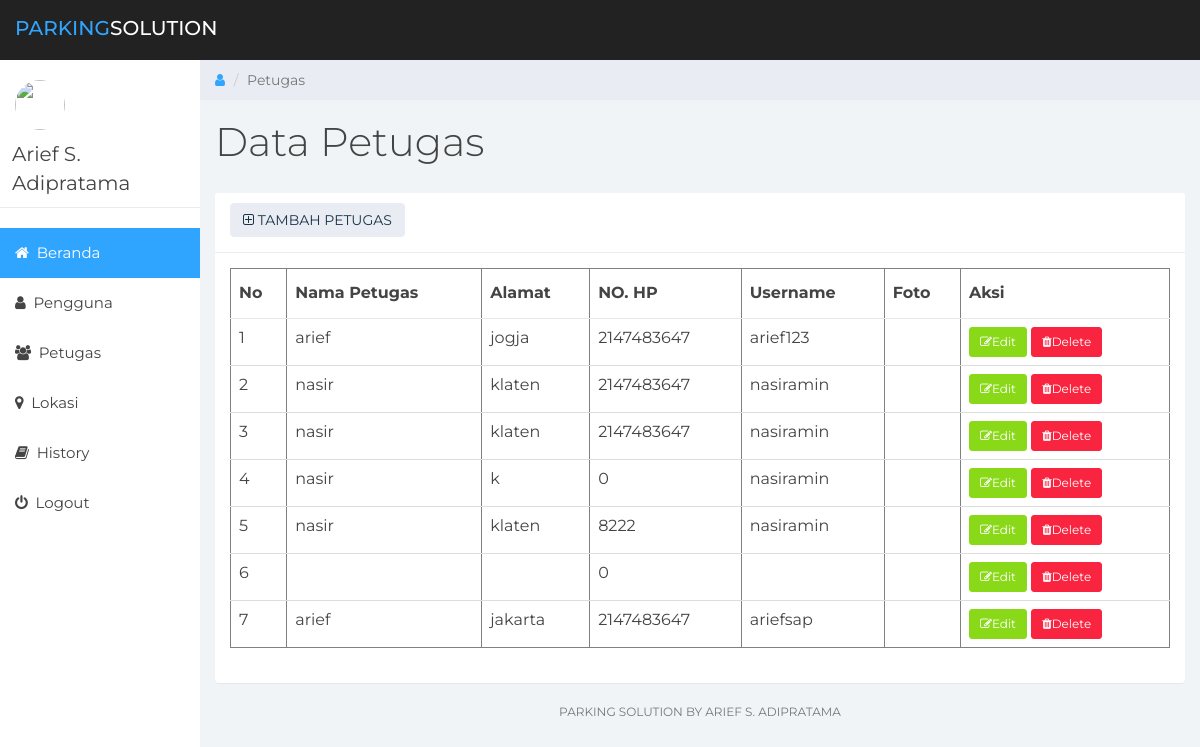
The page /parking/petugas.php on the database its author committed.
### tables this page shows
CREATE TABLE `pengguna` (
  `id_pengguna` int(11) NOT NULL,
  `nama_pengguna` varchar(50) NOT NULL,
  `alamat` varchar(255) NOT NULL,
  `no_hp` int(11) NOT NULL,
  `username` varchar(50) NOT NULL,
  `password` varchar(50) NOT NULL,
  `foto` varchar(255) DEFAULT NULL,
  `id_jenis_pengguna` int(11) NOT NULL
);

### parking/petugas.php (the view, shortened to what this page needs)
<html>
<head>
	<link href="css/bootstrap.min.css" rel="stylesheet">
	<link href="css/font-awesome.min.css" rel="stylesheet">
	<link href="css/datepicker3.css" rel="stylesheet">
	<link href="css/styles.css" rel="stylesheet">
</head>
<body>
	<nav class="navbar navbar-custom navbar-fixed-top" role="navigation">
		<div class="container-fluid">
			<div class="navbar-header">
				<a class="navbar-brand" href="#"><span>Parking</span>Solution</a>
		</div>
	</nav>
	<?php
			include "inc/menu.php";
		?>
	<div class="col-sm-9 col-sm-offset-3 col-lg-10 col-lg-offset-2 main">
		<div class="row">
			<ol class="breadcrumb">
				<li><a href="#">
					<em class="fa fa-user"></em>
				</a></li>
				<li class="active">Petugas</li>
			</ol>
		</div>
		<div class="row">
			<div class="col-lg-12">
				<h1 class="page-header">Data Petugas</h1>
			</div>
		</div>
		<div class="row">
			<div class="col-lg-12">
				<div class="panel panel-default">
					<div class="panel-heading">
						<a href="tambahpetugas.php">
							<button class="btn btn-default"> <span class="fa fa-plus-square-o"></span> TAMBAH PETUGAS</button>
						</a>
					</div>
					<div class="panel-body">
					<table border="1px" class="table">
				            <thead>
				                <th>No</th>
				                <th>Nama Petugas</th>
				                <th>Alamat</th>
				                <th>NO. HP</th>
				                <th>Username</th>
				                <th>Foto</th>
				                <th>Aksi</th>
				            </thead>
				            <tbody>
				                <?php
				                    $query = "SELECT * FROM pengguna where id_jenis_pengguna = 3";
				                    $sql = mysql_query($query);
				                    if($sql){
				                        if (mysql_num_rows($sql) > 0){
				                            $no = 1;
				                            while($row = mysql_fetch_array($sql)){?>
				                               <tr>
				                                    <td><?php echo $no ?></th>
				                                    <td><?php echo $row['nama_pengguna'];?></td>
				                                    <td><?php echo $row['alamat'];?></td>
				                                    <td><?php echo $row['no_hp'];?></td>
				                                    <td><?php echo $row['username'];?></td>
				                                    <td><?php echo $row['foto'];?></td>
				                                    <td><div class="btn btn-success btn-sm"> <span class="fa fa-pencil-square-o">
				                                    </span>Edit</div>
				                                    <div class="btn btn-danger btn-sm"> <span class="fa fa-trash">
				                                	</span>Delete</div></td>
				                               </tr>
				                            <?php
				                                $no++;
				                            }
				                        } else {
				                            echo "tidak ada data";
				                        }
				                    }else{
				                        echo "terjadi kesalahan";
				                    }
				                ?>
				            </tbody>
				        </table>
				    </div>
				</div>
			</div>
		</div>
			<div class="col-sm-12">
				<p class="back-link">Parking Solution by Arief S. Adipratama</a></p>
			</div>
		</div>
</body>
</html>

### parking/css/styles.css (style rules this page uses)
body { background: #f1f4f7; padding-top: 60px; font-size: 14px; color: #444444; font-family: "Montserrat", "Helvetica Neue", Helvetica, Arial, sans-serif; }
p { color: #777; }
a, a:hover, a:focus { color: #30a5ff; }
h1, h2, h3, h4, h5, h6 { color: #444444; }
h1 { font-weight: 300; font-size: 40px; }
.navbar-custom { background: #222; height: 60px; }
.navbar-header .navbar-brand { color: #fff; font-size: 20px; text-transform: uppercase; font-weight: 500; height: 60px; padding-top: 18px; }
.navbar-header .navbar-brand span { color: #30a5ff; }
.btn-default, .btn-default:hover, .btn-default:focus, .btn-default:active, .btn-default.active, .open > .dropdown-toggle.btn-default, .btn-default.disabled, .btn-default[disabled], fieldset[disabled] .btn-default, .btn-default.disabled:hover, .btn-default[disabled]:hover, fieldset[disabled] .btn-default:hover, .btn-default.disabled:focus, .btn-default[disabled]:focus, fieldset[disabled] .btn-default:focus, .btn-default.disabled:active, .btn-default[disabled]:active, fieldset[disabled] .btn-default:active, .btn-default.disabled.active, .btn-default[disabled].active, fieldset[disabled] .btn-default.active { background-color: #e9ecf2; border-color: #e9ecf2; color: #1b3548; }
.btn-success, .btn-success:hover, .btn-success:focus, .btn-success:active, .btn-success.active, .open > .dropdown-toggle.btn-success, .btn-success.disabled, .btn-success[disabled], fieldset[disabled] .btn-success, .btn-success.disabled:hover, .btn-success[disabled]:hover, fieldset[disabled] .btn-success:hover, .btn-success.disabled:focus, .btn-success[disabled]:focus, fieldset[disabled] .btn-success:focus, .btn-success.disabled:active, .btn-success[disabled]:active, fieldset[disabled] .btn-success:active, .btn-success.disabled.active, .btn-success[disabled].active, fieldset[disabled] .btn-success.active { background-color: #8ad919; border-color: #8ad919; }
.btn-danger, .btn-danger:hover, .btn-danger:focus, .btn-danger:active, .btn-danger.active, .open > .dropdown-toggle.btn-danger, .btn-danger.disabled, .btn-danger[disabled], fieldset[disabled] .btn-danger, .btn-danger.disabled:hover, .btn-danger[disabled]:hover, fieldset[disabled] .btn-danger:hover, .btn-danger.disabled:focus, .btn-danger[disabled]:focus, fieldset[disabled] .btn-danger:focus, .btn-danger.disabled:active, .btn-danger[disabled]:active, fieldset[disabled] .btn-danger:active, .btn-danger.disabled.active, .btn-danger[disabled].active, fieldset[disabled] .btn-danger.active { background-color: #f9243f; border-color: #f9243f; }
.panel { border: 0; }
.panel-heading { font-size: 20px; font-weight: 300; letter-spacing: 0.025em; height: 60px; line-height: 38px; }
.panel-default .panel-heading { background: #fff; border-bottom: 1px solid #e9ecf2; color: #444444; }
.panel-heading span { margin: 0px; font-size: 14px; }
.navbar { border: 0; }
@media (min-width: 768px) { .navbar-header { width: 100%; } }
.breadcrumb { border-radius: 0; padding: 10px 15px 10px 15px; background: #e9ecf2; margin: 0; }
h1.page-header { margin-top: 20px; border-bottom: 0; }
.table { background: #fff; }
.table > thead > tr > th { border-bottom: 1px solid #e6e7e8; vertical-align: middle; height: 50px; }
p.back-link { text-align: center; margin-bottom: 20px; font-size: 12px; text-transform: uppercase; }

### rows shown on the page
pengguna: nama_pengguna "arief", alamat "jogja", no_hp "2147483647", username "arief123"
pengguna: nama_pengguna "nasir", alamat "klaten", no_hp "2147483647", username "nasiramin"
pengguna: nama_pengguna "nasir", alamat "klaten", no_hp "2147483647", username "nasiramin"
pengguna: nama_pengguna "nasir", alamat "k", no_hp "0", username "nasiramin"
pengguna: nama_pengguna "nasir", alamat "klaten", no_hp "8222", username "nasiramin"
pengguna: no_hp "0"
pengguna: nama_pengguna "arief", alamat "jakarta", no_hp "2147483647", username "ariefsap"
